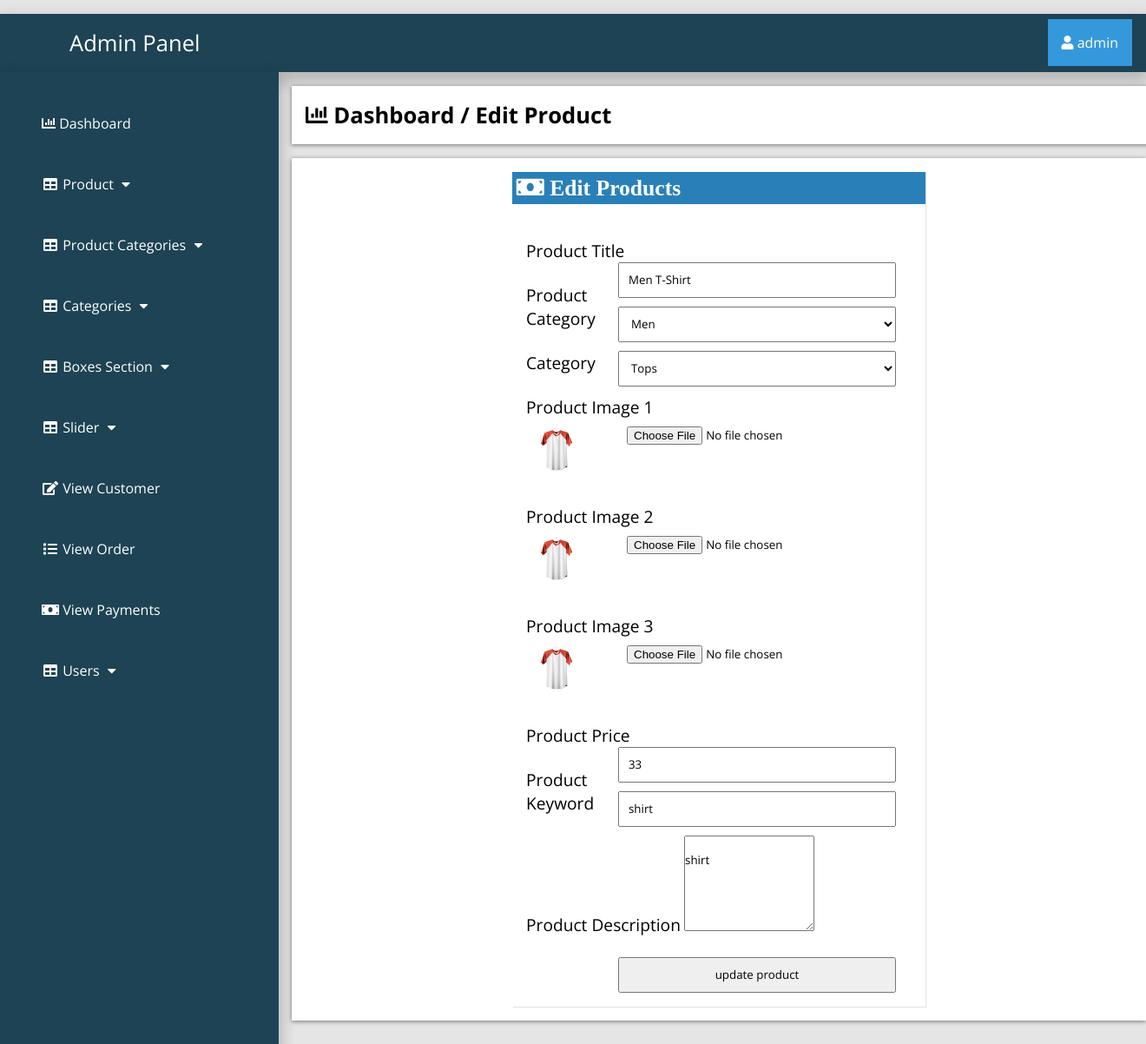
Page /admin_area/index.php?edit_product=53 (signed in) on the committed database.
### tables this page shows
CREATE TABLE `products` (
  `product_id` int(10) NOT NULL,
  `p_cat_id` int(10) NOT NULL,
  `cat_id` int(10) NOT NULL,
  `date` timestamp NOT NULL DEFAULT current_timestamp() ON UPDATE current_timestamp(),
  `product_title` text NOT NULL,
  `product_img1` text NOT NULL,
  `product_img2` text NOT NULL,
  `product_img3` text NOT NULL,
  `product_price` int(10) NOT NULL,
  `product_desc` text NOT NULL,
  `product_keyword` text NOT NULL
);

CREATE TABLE `product_category` (
  `p_cat_id` int(10) NOT NULL,
  `p_cat_title` text NOT NULL,
  `p_cat_desc` text NOT NULL,
  `p_cat_img` int(11) NOT NULL
);

CREATE TABLE `categories` (
  `cat_id` int(100) NOT NULL,
  `cat_title` text NOT NULL,
  `cat_desc` text NOT NULL
);

### admin_area/edit_product.php (the view, shortened to what this page needs)
<?php
if (!isset($_SESSION['admin_email'])){
  echo "<script>window.open('login.php','_self')</script>";
  }else{
?>
<?php
if (isset($_GET['edit_product'])) {
	$edit_id=$_GET['edit_product'];
	$get_p="select * from products where product_id='$edit_id'";
	$run_edit=mysqli_query($con,$get_p);
	$row_edit=mysqli_fetch_array($run_edit);
	$p_title=$row_edit['product_title'];
	$p_cat=$row_edit['p_cat_id'];
	$cat=$row_edit['cat_id'];
	$p_image1=$row_edit['product_img1'];
	$p_image2=$row_edit['product_img2'];
	$p_image3=$row_edit['product_img3'];
	$p_price=$row_edit['product_price'];
	$p_desc=$row_edit['product_desc'];
	$p_keyword=$row_edit['product_keyword'];
}
$get_p_cat="select * from product_category where p_cat_id='$p_cat'";
$run_p_cat=mysqli_query($con,$get_p_cat);
$row_p_cat=mysqli_fetch_array($run_p_cat);
$p_cat_title=$row_p_cat['p_cat_title'];
$get_cat="select * from categories where cat_id='$cat'";
$run_cat=mysqli_query($con,$get_cat);
$row_cat=mysqli_fetch_array($run_cat);
$cat_title=$row_cat['cat_title'];
?>
<!DOCTYPE html>
<html>
<head>
</head>
<body>
<div class="row">
	<div class="col-lg-12">
		<div class="breadcrump">
			<li class="active">
				<i class="fa fa-bar-chart"></i>
				Dashboard / Edit Product
			</li>
		</div>
	</div>
</div>
<div class="row1">
	<div class="row">
		<div class="panel panel-default1">
			<div class="panel-heading">
				<h3 class="panel-title">
					<i class="fa fa-money fa-fw"> Edit Products </i>
				</h3>
			</div>
			<div class="panel-body">
				<form class="form-horizontal" method="post" action="" enctype="multipart/form-data">
					<div class="form-group">
						<label class="col-md-3 control-label">Product Title</label>
						<input type="text" name="product_title" class="form-control" required value="<?php echo $p_title; ?>">
					</div>
					<div class="form-group">
						<label class="col-md-3 control-label">Product Category</label>
						<select name="product_cat" class="form-control">
							<option value="<?php echo $p_cat; ?>"><?php echo $p_cat_title; ?></option>
						</select>
					</div>
					<div class="form-group">
						<label class="col-md-3 control-label">Category</label>
						<select name="cat" class="form-control">
							<option value="<?php echo $cat; ?>"><?php echo $cat_title; ?></option>
						</select>
					</div>
					<div class="form-group">
						<label class="col-md-3 control-label">Product Image 1</label>
						<input type="file" name="product_img1" class="form-control" required="">
						<br><img src="product_images/<?php echo $p_image1; ?>" width="70" height="70">
					</div>
					<div class="form-group">
						<label class="col-md-3 control-label">Product Image 2</label>
						<input type="file" name="product_img2" class="form-control" required="">
						<br><img src="product_images/<?php echo $p_image2; ?>" width="70" height="70">
					</div>
					<div class="form-group">
						<label class="col-md-3 control-label">Product Image 3</label>
						<input type="file" name="product_img3" class="form-control" required="">
						<br><img src="product_images/<?php echo $p_image3; ?>" width="70" height="70">
					</div>
					<div class="form-group">
						<label class="col-md-3 control-label">Product Price</label>
						<input type="text" name="product_price" class="form-control" required value="<?php
					     echo $p_price;	?>">
					</div>
					<div class="form-group">
						<label class="col-md-3 control-label">Product Keyword</label>
						<input type="text" name="product_keyword" class="form-control" required value="<?php
					     echo $p_keyword;	?>">
					</div>
					<div class="form-group">
						<label class="col-md-3 control-label">Product Description</label>
						<textarea name="product_desc" class="form-control" rows="6" cols="19">
							<?php echo $p_desc; ?>
						</textarea>
					</div>
					<div class="form-group">
						<input type="submit" name="update" value="update product" class="btn btn-primary form-control">
					</div>
				</form>
			</div>
		</div>
	</div>
</div>
</head>
<body>
</body>
</html>
<?php } ?>

### admin_area/includes/sidebar.php (shortened to what this page needs)
<?php
if (!isset($_SESSION['admin_email'])){
  echo "<script>window.open('login.php','_self')</script>";
  }else{
?>
<nav class="navbar navbar-inverse navbar-fixed-top" >
	<div class="navbar-header">
		<a href="index.php?dashboard" class="navbar-brand"><span>Admin Panel</span></a>
	</div>
		<div class="dropdown">
		 <button onclick="myFunction()" class="dropbtn"><i class="fa fa-user"></i> <?php echo $admin_name; ?></a></button>
		</div>
	<div class="collapse navbar-collapse navbar-ex1-collapse">
	<ul class="nav navbar-nav side-nav">
  <li>
    <a href="index.php?dashboard"><i class="fa fa-bar-chart"></i> Dashboard</a>
  </li>
  <li class="button-dropdown" id="#products">
    <a href="#" class="dropdown-toggle" data-toggle="collapse" data-target="#products"><i class="fa fa-fw fa-table"></i> Product <i class="fa fa-fw fa-caret-down"></i></a>
  </li>
  <li class="button-dropdown" id="#products_cat">
    <a href="#" class="dropdown-toggle" data-toggle="collapse" data-target="#products_cat"><i class="fa fa-fw fa-table"></i> Product Categories <i class="fa fa-fw fa-caret-down"></i></a>
  </li>
  <li class="button-dropdown" id="#category">
    <a href="#" class="dropdown-toggle" data-toggle="collapse" data-target="#category"><i class="fa fa-fw fa-table"></i> Categories <i class="fa fa-fw fa-caret-down"></i></a>
  </li>
<li class="button-dropdown" >
  <a href="#" class="dropdown-toggle" data-toggle="collapse" data-target="#boxes">
    <i class="fa fa-fw fa-table"></i> Boxes Section <i class="fa fa-fw fa-caret-down"></i>
  </a>
</li>
  <li class="button-dropdown">
    <a href="#" class="dropdown-toggle" data-toggle="collapse" data-target="#slider"><i class="fa fa-fw fa-table"></i>  Slider <i class="fa fa-fw fa-caret-down"></i></a>
  </li>
  <li>
  	<a href="index.php?view_customer">
  		<i class="fa fa-fw fa-edit"></i> View Customer
  	</a>
  </li>
  <li>
  	<a href="index.php?view_order">
  		<i class="fa fa-fw fa-list"></i> View Order
  	</a>
  </li>
  <li>
  	<a href="index.php?view_payments">
  		<i class="fa fa-fw fa-money"></i> View Payments
  	</a>
  </li>
  <li class="button-dropdown">
    <a href="#" class="dropdown-toggle" data-toggle="collapse" data-target="#users"><i class="fa fa-fw fa-table"></i>  Users <i class="fa fa-fw fa-caret-down"></i></a>
  </li>
</ul>
</div>
</nav>
<?php } ?>

### admin_area/css/style.css (style rules this page uses)
:root { --blue:#2980b9; }
body { margin-top: ; }
* { font-family: 'Open Sans', sans-serif; margin:0; padding:0; box-sizing: border-box; text-decoration: none; transition: all .2s cubic-bezier(.37,1.14,.26,1.24); }
html { background-color: rgba(0,0,0,.1); }
.navbar-fixed-top { background:#1d4354; padding: 1rem; margin-top: 1rem; box-shadow: 0px 8px 16px 4px rgba(0,0,0,0.2); margin-left: ; margin-right: ; }
.navbar-fixed-top a span { margin-left: 4rem; }
.navbar-fixed-top .navbar-brand { font-size: 1.6rem; color: #ffffff; }
.dropbtn { background-color: #3498DB; color: white; padding: 16px; font-size: 16px; border: none; cursor: pointer; }
.dropdown { position: relative; display: inline-block; float: right; margin-top: -2.8rem; }
.nav { position: absolute; top: 51px; margin-top: 32px; width: auto; height: 110%; border-radius: 0; display: block; background-color: #1d4354; bottom: 0; overflow: hidden; padding-bottom: 40px; box-shadow: 0px 8px 16px 4px rgba(0,0,0,0.2); margin-left: -1rem; }
.nav>li>a { width: 225px; display: block; color: #ffffff; margin: 3rem; }
.row { width: 81.2%; background-color: #ffffff; margin: auto; margin-left: 21rem; margin-top: 1rem; padding: 1rem; display: ; }
.row1 { display: flex; background-color:; }
.panel { text-align: left; box-shadow: 1px 1px 1px 0px rgba(0.1,0.1,0.1,0.1); margin: 1rem; background-color: #ffffff; padding: rem; }
.panel-heading .panel-title { background-color: #2980b9; color: #ffffff; padding: .3rem; }
.breadcrump .active { font-weight: bold; font-size: 1.6rem; }
.row { list-style: none; box-shadow: 0 1px 5px rgba(0, 0, 0, 0.5); }
.row .fa-money { font-size: 1.6rem; width: 50%; text-align: left; }
.form-group { margin-top: 1.5rem; }
.form-group label { font-size: 1.2rem; }
.form-group input { width: 75%; float: right; padding: .6rem; }
.form-group select { width: 75%; float: right; padding: .6rem; }
.row .panel-default1 { width: 50%; margin: auto; }
.panel-body { display: flex; align-items: center; justify-content: left; padding: 1rem; flex-wrap: wrap; }

### rows in the picture
products: product_title "Men T-Shirt", product_img1 (picture), product_img2 (picture), product_img3 (picture), product_price "33", product_keyword "shirt", product_desc "shirt"
product_category: product_cat "Men"
categories: cat "Tops"

### other values in the picture
$admin_name "admin"
